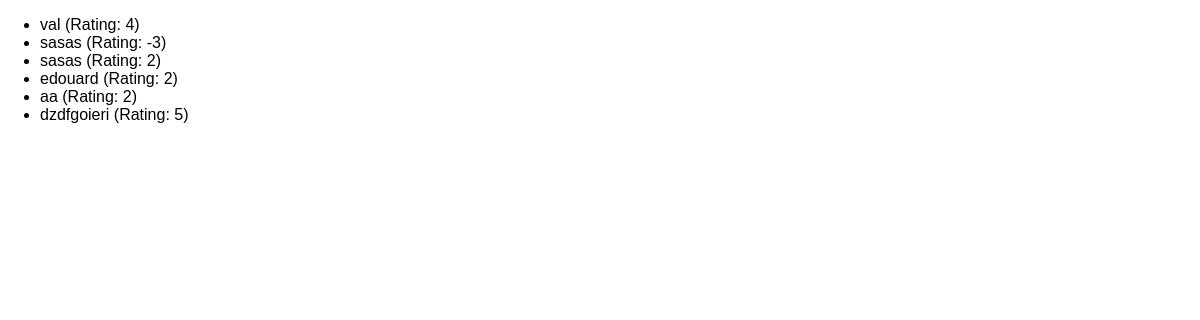
/reviews, run on an earlier commit of the app's database.
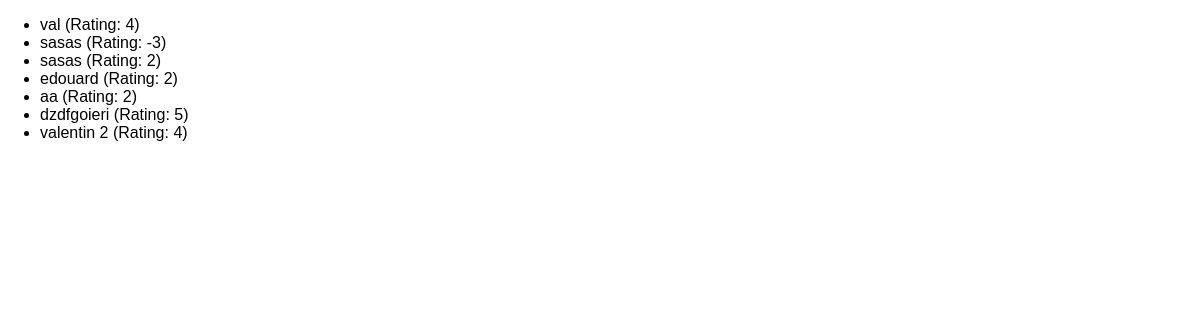
And on a later commit of the database.
### reviews/models.py (models this page shows)
class Review(models.Model):
    user_name = models.CharField(max_length=100)
    review_text = models.TextField()
    rating = models.IntegerField()

### reviews/views.py (the view)
# urls.py: path("reviews", views.ReviewListView.as_view()),
class ReviewListView(ListView):
    template_name = "reviews/review_list.html"
    model = Review
    context_object_name = "reviews"

### reviews/templates/reviews/review_list.html (shortened to what this page needs)
{% extends "reviews/base.html" %}
{% block content %}
    <ul>
        {% for review in reviews %}
            <li>{{ review.user_name }} (Rating: {{ review.rating}})</li>
        {% endfor %}
    </ul>
{% endblock %}

### reviews/templates/reviews/base.html (shortened to what this page needs)
{% load static %}
<!DOCTYPE html>
<html>
    <head>
        <link rel="stylesheet" href="{% static 'reviews/styles.css' %}">
    </head>
    <body>
        {% block content %}
        {% endblock %}
    </body>
</html>

### reviews/static/reviews/styles.css (style rules this page uses)
body { font-family: sans-serif; margin: 0; }

What changed in the data, as far as the page shows it:
added Review: user_name "valentin 2", rating "4"
